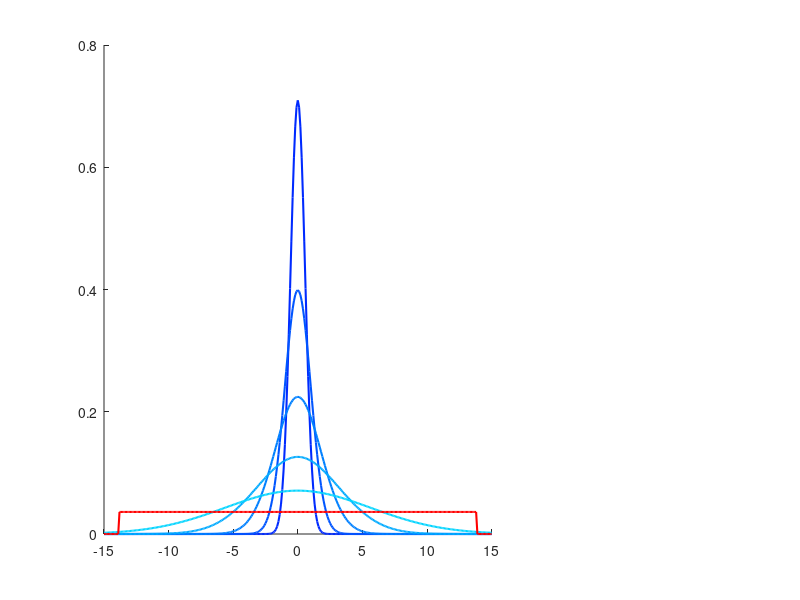

Write the MATLAB code that produced this figure. (Note: this script raises an error after producing the figure.)
clear all
close all

SDs = 10.^(-0.25:0.25:0.75);
xVals = -15:0.1:15;

unifSD = 8;
unifRange = sqrt((unifSD^2)*12);

subplot(1,3,[1 2])
hold on
for i = 1:size(SDs,2)
    col = [0,i/6,1];
    normDist = makedist('Normal','mu',0,'sigma',SDs(i));
    plot(xVals,pdf(normDist,xVals),'Color',col,'LineWidth',1.5)
end

unifDist = makedist('Uniform','upper',unifRange/2,'lower',-unifRange/2);
plot(xVals,pdf(unifDist,xVals),'r','LineWidth',1.5)

ax1 = gca;
ax1.LineWidth = 1.5;
ax1.XTick = [];
ax1.YTick = [];
ax1.YAxisLocation = 'origin';

subplot(1,3,3)
hold on
for i = 1:size(SDs,2)
    col = [0,i/6,1];
    trackability = 0.5*log2((unifSD^2)/SDs(i)^2)+0.5*log2(6/(pi*exp(1)));
    plot(SDs(i),trackability,'.','Color',col,'MarkerSize',18)
end

ax2 = gca;
ax2.LineWidth = 1.5;
ax2.XTick = [0];
ax2.Box = 'on';